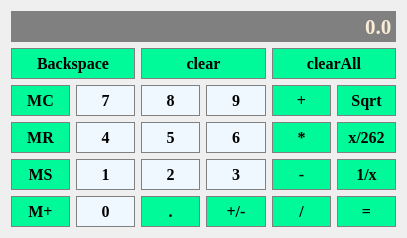
<?xml version="1.0" encoding="UTF-8"?>
<ui version="4.0">
 <class>CaculatorPlus</class>
 <widget class="QWidget" name="CaculatorPlus">
  <property name="geometry">
   <rect>
    <x>0</x>
    <y>0</y>
    <width>407</width>
    <height>238</height>
   </rect>
  </property>
  <property name="sizePolicy">
   <sizepolicy hsizetype="Preferred" vsizetype="Preferred">
    <horstretch>0</horstretch>
    <verstretch>0</verstretch>
   </sizepolicy>
  </property>
  <property name="windowTitle">
   <string>CaculatorPlus[廖俊健]</string>
  </property>
  <property name="windowIcon">
   <iconset resource="Resources.qrc">
    <normaloff>:/new/prefix1/images/calculator.png</normaloff>:/new/prefix1/images/calculator.png</iconset>
  </property>
  <layout class="QGridLayout" name="gridLayout">
   <item row="5" column="3">
    <widget class="QPushButton" name="Button_3">
     <property name="sizePolicy">
      <sizepolicy hsizetype="Preferred" vsizetype="Preferred">
       <horstretch>0</horstretch>
       <verstretch>0</verstretch>
      </sizepolicy>
     </property>
     <property name="font">
      <font>
       <family>Times New Roman</family>
       <pointsize>12</pointsize>
       <bold>true</bold>
      </font>
     </property>
     <property name="styleSheet">
      <string notr="true">QPushButton{
     background-color:	#F0F8FF;
     border:1px solid gray;
     padding:5px;
}
QPushButton:pressed{
     background-color:	#FDF5E6;
     border:1px solid gray;
     padding:5px;

}</string>
     </property>
     <property name="text">
      <string>3</string>
     </property>
    </widget>
   </item>
   <item row="2" column="2" colspan="2">
    <widget class="QPushButton" name="Button_clear">
     <property name="sizePolicy">
      <sizepolicy hsizetype="Preferred" vsizetype="Preferred">
       <horstretch>0</horstretch>
       <verstretch>0</verstretch>
      </sizepolicy>
     </property>
     <property name="font">
      <font>
       <family>Times New Roman</family>
       <pointsize>12</pointsize>
       <bold>true</bold>
      </font>
     </property>
     <property name="styleSheet">
      <string notr="true">QPushButton{
     background-color:	#00FA9A;;
     border:1px solid gray;
     padding:5px;
}
QPushButton:pressed{
     background-color:	#FDF5E6;
     border:1px solid gray;
     padding:5px;

}</string>
     </property>
     <property name="text">
      <string>clear</string>
     </property>
    </widget>
   </item>
   <item row="4" column="4">
    <widget class="QPushButton" name="Button_multiply">
     <property name="sizePolicy">
      <sizepolicy hsizetype="Preferred" vsizetype="Preferred">
       <horstretch>0</horstretch>
       <verstretch>0</verstretch>
      </sizepolicy>
     </property>
     <property name="font">
      <font>
       <family>Times New Roman</family>
       <pointsize>12</pointsize>
       <bold>true</bold>
      </font>
     </property>
     <property name="styleSheet">
      <string notr="true">QPushButton{
     background-color:	#00FA9A;;
     border:1px solid gray;
     padding:5px;
}
QPushButton:pressed{
     background-color:	#FDF5E6;
     border:1px solid gray;
     padding:5px;

}</string>
     </property>
     <property name="text">
      <string>*</string>
     </property>
    </widget>
   </item>
   <item row="4" column="0">
    <widget class="QPushButton" name="Button_mr">
     <property name="sizePolicy">
      <sizepolicy hsizetype="Preferred" vsizetype="Preferred">
       <horstretch>0</horstretch>
       <verstretch>0</verstretch>
      </sizepolicy>
     </property>
     <property name="font">
      <font>
       <family>Times New Roman</family>
       <pointsize>12</pointsize>
       <bold>true</bold>
      </font>
     </property>
     <property name="styleSheet">
      <string notr="true">QPushButton{
     background-color:	#00FA9A;;
     border:1px solid gray;
     padding:5px;
}
QPushButton:pressed{
     background-color:	#FDF5E6;
     border:1px solid gray;
     padding:5px;

}</string>
     </property>
     <property name="text">
      <string>MR</string>
     </property>
    </widget>
   </item>
   <item row="3" column="4">
    <widget class="QPushButton" name="Button_add">
     <property name="sizePolicy">
      <sizepolicy hsizetype="Preferred" vsizetype="Preferred">
       <horstretch>0</horstretch>
       <verstretch>0</verstretch>
      </sizepolicy>
     </property>
     <property name="font">
      <font>
       <family>Times New Roman</family>
       <pointsize>12</pointsize>
       <bold>true</bold>
      </font>
     </property>
     <property name="styleSheet">
      <string notr="true">QPushButton{
     background-color:	#00FA9A;;
     border:1px solid gray;
     padding:5px;
}
QPushButton:pressed{
     background-color:	#FDF5E6;
     border:1px solid gray;
     padding:5px;

}</string>
     </property>
     <property name="text">
      <string>+</string>
     </property>
    </widget>
   </item>
   <item row="3" column="2">
    <widget class="QPushButton" name="Button_8">
     <property name="sizePolicy">
      <sizepolicy hsizetype="Preferred" vsizetype="Preferred">
       <horstretch>0</horstretch>
       <verstretch>0</verstretch>
      </sizepolicy>
     </property>
     <property name="font">
      <font>
       <family>Times New Roman</family>
       <pointsize>12</pointsize>
       <bold>true</bold>
      </font>
     </property>
     <property name="styleSheet">
      <string notr="true">QPushButton{
     background-color:	#F0F8FF;
     border:1px solid gray;
     padding:5px;
}
QPushButton:pressed{
     background-color:	#FDF5E6;
     border:1px solid gray;
     padding:5px;

}</string>
     </property>
     <property name="text">
      <string>8</string>
     </property>
    </widget>
   </item>
   <item row="5" column="0">
    <widget class="QPushButton" name="Button_ms">
     <property name="sizePolicy">
      <sizepolicy hsizetype="Preferred" vsizetype="Preferred">
       <horstretch>0</horstretch>
       <verstretch>0</verstretch>
      </sizepolicy>
     </property>
     <property name="font">
      <font>
       <family>Times New Roman</family>
       <pointsize>12</pointsize>
       <bold>true</bold>
      </font>
     </property>
     <property name="styleSheet">
      <string notr="true">QPushButton{
     background-color:	#00FA9A;;
     border:1px solid gray;
     padding:5px;
}
QPushButton:pressed{
     background-color:	#FDF5E6;
     border:1px solid gray;
     padding:5px;

}</string>
     </property>
     <property name="text">
      <string>MS</string>
     </property>
    </widget>
   </item>
   <item row="2" column="0" colspan="2">
    <widget class="QPushButton" name="Button_back">
     <property name="sizePolicy">
      <sizepolicy hsizetype="Preferred" vsizetype="Preferred">
       <horstretch>0</horstretch>
       <verstretch>0</verstretch>
      </sizepolicy>
     </property>
     <property name="font">
      <font>
       <family>Times New Roman</family>
       <pointsize>12</pointsize>
       <bold>true</bold>
      </font>
     </property>
     <property name="styleSheet">
      <string notr="true">QPushButton{
     background-color:	#00FA9A;;
     border:1px solid gray;
     padding:5px;
}
QPushButton:pressed{
     background-color:	#FDF5E6;
     border:1px solid gray;
     padding:5px;

}</string>
     </property>
     <property name="text">
      <string>Backspace</string>
     </property>
    </widget>
   </item>
   <item row="3" column="3">
    <widget class="QPushButton" name="Button_9">
     <property name="sizePolicy">
      <sizepolicy hsizetype="Preferred" vsizetype="Preferred">
       <horstretch>0</horstretch>
       <verstretch>0</verstretch>
      </sizepolicy>
     </property>
     <property name="font">
      <font>
       <family>Times New Roman</family>
       <pointsize>12</pointsize>
       <bold>true</bold>
      </font>
     </property>
     <property name="styleSheet">
      <string notr="true">QPushButton{
     background-color:	#F0F8FF;
     border:1px solid gray;
     padding:5px;
}
QPushButton:pressed{
     background-color:	#FDF5E6;
     border:1px solid gray;
     padding:5px;

}</string>
     </property>
     <property name="text">
      <string>9</string>
     </property>
    </widget>
   </item>
   <item row="6" column="4">
    <widget class="QPushButton" name="Button_divide">
     <property name="sizePolicy">
      <sizepolicy hsizetype="Preferred" vsizetype="Preferred">
       <horstretch>0</horstretch>
       <verstretch>0</verstretch>
      </sizepolicy>
     </property>
     <property name="font">
      <font>
       <family>Times New Roman</family>
       <pointsize>12</pointsize>
       <bold>true</bold>
      </font>
     </property>
     <property name="styleSheet">
      <string notr="true">QPushButton{
     background-color:	#00FA9A;;
     border:1px solid gray;
     padding:5px;
}
QPushButton:pressed{
     background-color:	#FDF5E6;
     border:1px solid gray;
     padding:5px;

}</string>
     </property>
     <property name="text">
      <string>/</string>
     </property>
    </widget>
   </item>
   <item row="3" column="1">
    <widget class="QPushButton" name="Button_7">
     <property name="sizePolicy">
      <sizepolicy hsizetype="Preferred" vsizetype="Preferred">
       <horstretch>0</horstretch>
       <verstretch>0</verstretch>
      </sizepolicy>
     </property>
     <property name="font">
      <font>
       <family>Times New Roman</family>
       <pointsize>12</pointsize>
       <bold>true</bold>
      </font>
     </property>
     <property name="styleSheet">
      <string notr="true">QPushButton{
     background-color:	#F0F8FF;
     border:1px solid gray;
     padding:5px;
}
QPushButton:pressed{
     background-color:	#FDF5E6;
     border:1px solid gray;
     padding:5px;

}</string>
     </property>
     <property name="text">
      <string>7</string>
     </property>
    </widget>
   </item>
   <item row="4" column="5">
    <widget class="QPushButton" name="Button_divideBy">
     <property name="sizePolicy">
      <sizepolicy hsizetype="Preferred" vsizetype="Preferred">
       <horstretch>0</horstretch>
       <verstretch>0</verstretch>
      </sizepolicy>
     </property>
     <property name="font">
      <font>
       <family>Times New Roman</family>
       <pointsize>12</pointsize>
       <bold>true</bold>
      </font>
     </property>
     <property name="styleSheet">
      <string notr="true">QPushButton{
     background-color:	#00FA9A;;
     border:1px solid gray;
     padding:5px;
}
QPushButton:pressed{
     background-color:	#FDF5E6;
     border:1px solid gray;
     padding:5px;

}</string>
     </property>
     <property name="text">
      <string>x/262</string>
     </property>
    </widget>
   </item>
   <item row="4" column="2">
    <widget class="QPushButton" name="Button_5">
     <property name="sizePolicy">
      <sizepolicy hsizetype="Preferred" vsizetype="Preferred">
       <horstretch>0</horstretch>
       <verstretch>0</verstretch>
      </sizepolicy>
     </property>
     <property name="font">
      <font>
       <family>Times New Roman</family>
       <pointsize>12</pointsize>
       <bold>true</bold>
      </font>
     </property>
     <property name="styleSheet">
      <string notr="true">QPushButton{
     background-color:	#F0F8FF;
     border:1px solid gray;
     padding:5px;
}
QPushButton:pressed{
     background-color:	#FDF5E6;
     border:1px solid gray;
     padding:5px;

}</string>
     </property>
     <property name="text">
      <string>5</string>
     </property>
    </widget>
   </item>
   <item row="6" column="0">
    <widget class="QPushButton" name="Button_m_plus">
     <property name="sizePolicy">
      <sizepolicy hsizetype="Preferred" vsizetype="Preferred">
       <horstretch>0</horstretch>
       <verstretch>0</verstretch>
      </sizepolicy>
     </property>
     <property name="font">
      <font>
       <family>Times New Roman</family>
       <pointsize>12</pointsize>
       <bold>true</bold>
      </font>
     </property>
     <property name="styleSheet">
      <string notr="true">QPushButton{
     background-color:	#00FA9A;;
     border:1px solid gray;
     padding:5px;
}
QPushButton:pressed{
     background-color:	#FDF5E6;
     border:1px solid gray;
     padding:5px;

}</string>
     </property>
     <property name="text">
      <string>M+</string>
     </property>
    </widget>
   </item>
   <item row="5" column="1">
    <widget class="QPushButton" name="Button_1">
     <property name="sizePolicy">
      <sizepolicy hsizetype="Preferred" vsizetype="Preferred">
       <horstretch>0</horstretch>
       <verstretch>0</verstretch>
      </sizepolicy>
     </property>
     <property name="font">
      <font>
       <family>Times New Roman</family>
       <pointsize>12</pointsize>
       <bold>true</bold>
      </font>
     </property>
     <property name="styleSheet">
      <string notr="true">QPushButton{
     background-color:	#F0F8FF;
     border:1px solid gray;
     padding:5px;
}
QPushButton:pressed{
     background-color:	#FDF5E6;
     border:1px solid gray;
     padding:5px;

}</string>
     </property>
     <property name="text">
      <string>1</string>
     </property>
    </widget>
   </item>
   <item row="5" column="5">
    <widget class="QPushButton" name="Button_divideByx">
     <property name="sizePolicy">
      <sizepolicy hsizetype="Preferred" vsizetype="Preferred">
       <horstretch>0</horstretch>
       <verstretch>0</verstretch>
      </sizepolicy>
     </property>
     <property name="font">
      <font>
       <family>Times New Roman</family>
       <pointsize>12</pointsize>
       <bold>true</bold>
      </font>
     </property>
     <property name="styleSheet">
      <string notr="true">QPushButton{
     background-color:	#00FA9A;;
     border:1px solid gray;
     padding:5px;
}
QPushButton:pressed{
     background-color:	#FDF5E6;
     border:1px solid gray;
     padding:5px;

}</string>
     </property>
     <property name="text">
      <string>1/x</string>
     </property>
    </widget>
   </item>
   <item row="0" column="0" colspan="6">
    <widget class="QLineEdit" name="display">
     <property name="sizePolicy">
      <sizepolicy hsizetype="Preferred" vsizetype="Expanding">
       <horstretch>0</horstretch>
       <verstretch>0</verstretch>
      </sizepolicy>
     </property>
     <property name="font">
      <font>
       <family>Times New Roman</family>
       <pointsize>16</pointsize>
       <bold>true</bold>
      </font>
     </property>
     <property name="styleSheet">
      <string notr="true">QLineEdit{
   background-color: gray;
   border:1px solid gray;
   color:#FAEBD7
}</string>
     </property>
     <property name="text">
      <string>0.0</string>
     </property>
     <property name="alignment">
      <set>Qt::AlignRight|Qt::AlignTrailing|Qt::AlignVCenter</set>
     </property>
    </widget>
   </item>
   <item row="6" column="5">
    <widget class="QPushButton" name="Button_equal">
     <property name="sizePolicy">
      <sizepolicy hsizetype="Preferred" vsizetype="Preferred">
       <horstretch>0</horstretch>
       <verstretch>0</verstretch>
      </sizepolicy>
     </property>
     <property name="font">
      <font>
       <family>Times New Roman</family>
       <pointsize>12</pointsize>
       <bold>true</bold>
      </font>
     </property>
     <property name="styleSheet">
      <string notr="true">QPushButton{
     background-color:	#00FA9A;;
     border:1px solid gray;
     padding:5px;
}
QPushButton:pressed{
     background-color:	#FDF5E6;
     border:1px solid gray;
     padding:5px;

}</string>
     </property>
     <property name="text">
      <string>=</string>
     </property>
    </widget>
   </item>
   <item row="4" column="1">
    <widget class="QPushButton" name="Button_4">
     <property name="sizePolicy">
      <sizepolicy hsizetype="Preferred" vsizetype="Preferred">
       <horstretch>0</horstretch>
       <verstretch>0</verstretch>
      </sizepolicy>
     </property>
     <property name="font">
      <font>
       <family>Times New Roman</family>
       <pointsize>12</pointsize>
       <bold>true</bold>
      </font>
     </property>
     <property name="styleSheet">
      <string notr="true">QPushButton{
     background-color:	#F0F8FF;
     border:1px solid gray;
     padding:5px;
}
QPushButton:pressed{
     background-color:	#FDF5E6;
     border:1px solid gray;
     padding:5px;

}</string>
     </property>
     <property name="text">
      <string>4</string>
     </property>
    </widget>
   </item>
   <item row="2" column="4" colspan="2">
    <widget class="QPushButton" name="Button_clearall">
     <property name="sizePolicy">
      <sizepolicy hsizetype="Preferred" vsizetype="Preferred">
       <horstretch>0</horstretch>
       <verstretch>0</verstretch>
      </sizepolicy>
     </property>
     <property name="font">
      <font>
       <family>Times New Roman</family>
       <pointsize>12</pointsize>
       <bold>true</bold>
      </font>
     </property>
     <property name="styleSheet">
      <string notr="true">QPushButton{
     background-color:	#00FA9A;;
     border:1px solid gray;
     padding:5px;
}
QPushButton:pressed{
     background-color:	#FDF5E6;
     border:1px solid gray;
     padding:5px;

}</string>
     </property>
     <property name="text">
      <string>clearAll</string>
     </property>
    </widget>
   </item>
   <item row="6" column="3">
    <widget class="QPushButton" name="Button_pm">
     <property name="sizePolicy">
      <sizepolicy hsizetype="Preferred" vsizetype="Preferred">
       <horstretch>0</horstretch>
       <verstretch>0</verstretch>
      </sizepolicy>
     </property>
     <property name="font">
      <font>
       <family>Times New Roman</family>
       <pointsize>12</pointsize>
       <bold>true</bold>
      </font>
     </property>
     <property name="styleSheet">
      <string notr="true">QPushButton{
     background-color:	#00FA9A;;
     border:1px solid gray;
     padding:5px;
}
QPushButton:pressed{
     background-color:	#FDF5E6;
     border:1px solid gray;
     padding:5px;

}</string>
     </property>
     <property name="text">
      <string>+/-</string>
     </property>
    </widget>
   </item>
   <item row="5" column="4">
    <widget class="QPushButton" name="Button_minus">
     <property name="sizePolicy">
      <sizepolicy hsizetype="Preferred" vsizetype="Preferred">
       <horstretch>0</horstretch>
       <verstretch>0</verstretch>
      </sizepolicy>
     </property>
     <property name="font">
      <font>
       <family>Times New Roman</family>
       <pointsize>12</pointsize>
       <bold>true</bold>
      </font>
     </property>
     <property name="styleSheet">
      <string notr="true">QPushButton{
     background-color:	#00FA9A;;
     border:1px solid gray;
     padding:5px;
}
QPushButton:pressed{
     background-color:	#FDF5E6;
     border:1px solid gray;
     padding:5px;

}</string>
     </property>
     <property name="text">
      <string>-</string>
     </property>
    </widget>
   </item>
   <item row="3" column="0">
    <widget class="QPushButton" name="Button_mc">
     <property name="sizePolicy">
      <sizepolicy hsizetype="Preferred" vsizetype="Preferred">
       <horstretch>0</horstretch>
       <verstretch>0</verstretch>
      </sizepolicy>
     </property>
     <property name="font">
      <font>
       <family>Times New Roman</family>
       <pointsize>12</pointsize>
       <bold>true</bold>
      </font>
     </property>
     <property name="styleSheet">
      <string notr="true">QPushButton{
     background-color:	#00FA9A;;
     border:1px solid gray;
     padding:5px;
}
QPushButton:pressed{
     background-color:	#FDF5E6;
     border:1px solid gray;
     padding:5px;

}</string>
     </property>
     <property name="text">
      <string>MC</string>
     </property>
    </widget>
   </item>
   <item row="6" column="2">
    <widget class="QPushButton" name="Button_dot">
     <property name="sizePolicy">
      <sizepolicy hsizetype="Preferred" vsizetype="Preferred">
       <horstretch>0</horstretch>
       <verstretch>0</verstretch>
      </sizepolicy>
     </property>
     <property name="font">
      <font>
       <family>Times New Roman</family>
       <pointsize>12</pointsize>
       <bold>true</bold>
      </font>
     </property>
     <property name="styleSheet">
      <string notr="true">QPushButton{
     background-color:	#00FA9A;;
     border:1px solid gray;
     padding:5px;
}
QPushButton:pressed{
     background-color:	#FDF5E6;
     border:1px solid gray;
     padding:5px;

}</string>
     </property>
     <property name="text">
      <string>.</string>
     </property>
    </widget>
   </item>
   <item row="5" column="2">
    <widget class="QPushButton" name="Button_2">
     <property name="sizePolicy">
      <sizepolicy hsizetype="Preferred" vsizetype="Preferred">
       <horstretch>0</horstretch>
       <verstretch>0</verstretch>
      </sizepolicy>
     </property>
     <property name="font">
      <font>
       <family>Times New Roman</family>
       <pointsize>12</pointsize>
       <bold>true</bold>
      </font>
     </property>
     <property name="styleSheet">
      <string notr="true">QPushButton{
     background-color:	#F0F8FF;
     border:1px solid gray;
     padding:5px;
}
QPushButton:pressed{
     background-color:	#FDF5E6;
     border:1px solid gray;
     padding:5px;

}</string>
     </property>
     <property name="text">
      <string>2</string>
     </property>
    </widget>
   </item>
   <item row="6" column="1">
    <widget class="QPushButton" name="Button_0">
     <property name="sizePolicy">
      <sizepolicy hsizetype="Preferred" vsizetype="Preferred">
       <horstretch>0</horstretch>
       <verstretch>0</verstretch>
      </sizepolicy>
     </property>
     <property name="font">
      <font>
       <family>Times New Roman</family>
       <pointsize>12</pointsize>
       <bold>true</bold>
      </font>
     </property>
     <property name="styleSheet">
      <string notr="true">QPushButton{
     background-color:	#F0F8FF;
     border:1px solid gray;
     padding:5px;
}
QPushButton:pressed{
     background-color:	#FDF5E6;
     border:1px solid gray;
     padding:5px;

}</string>
     </property>
     <property name="text">
      <string>0</string>
     </property>
    </widget>
   </item>
   <item row="4" column="3">
    <widget class="QPushButton" name="Button_6">
     <property name="sizePolicy">
      <sizepolicy hsizetype="Preferred" vsizetype="Preferred">
       <horstretch>0</horstretch>
       <verstretch>0</verstretch>
      </sizepolicy>
     </property>
     <property name="font">
      <font>
       <family>Times New Roman</family>
       <pointsize>12</pointsize>
       <bold>true</bold>
      </font>
     </property>
     <property name="styleSheet">
      <string notr="true">QPushButton{
     background-color:	#F0F8FF;
     border:1px solid gray;
     padding:5px;
}
QPushButton:pressed{
     background-color:	#FDF5E6;
     border:1px solid gray;
     padding:5px;

}</string>
     </property>
     <property name="text">
      <string>6</string>
     </property>
    </widget>
   </item>
   <item row="3" column="5">
    <widget class="QPushButton" name="Button_sqrt">
     <property name="sizePolicy">
      <sizepolicy hsizetype="Preferred" vsizetype="Preferred">
       <horstretch>0</horstretch>
       <verstretch>0</verstretch>
      </sizepolicy>
     </property>
     <property name="font">
      <font>
       <family>Times New Roman</family>
       <pointsize>12</pointsize>
       <bold>true</bold>
      </font>
     </property>
     <property name="styleSheet">
      <string notr="true">QPushButton{
     background-color:	#00FA9A;;
     border:1px solid gray;
     padding:5px;
}
QPushButton:pressed{
     background-color:	#FDF5E6;
     border:1px solid gray;
     padding:5px;

}</string>
     </property>
     <property name="text">
      <string>Sqrt</string>
     </property>
    </widget>
   </item>
  </layout>
 </widget>
 <resources>
  <include location="Resources.qrc"/>
 </resources>
 <connections/>
</ui>
